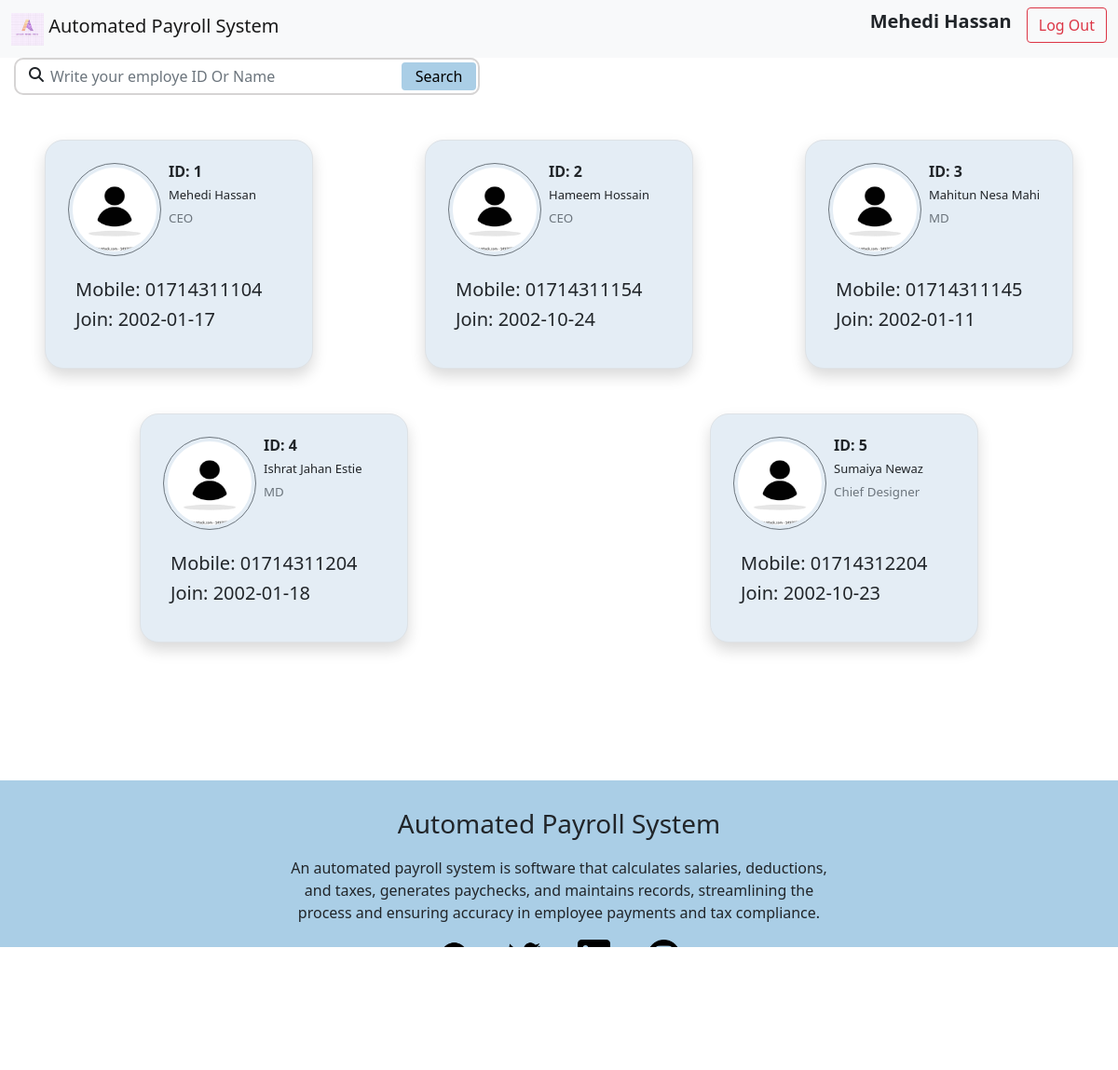
/allemployeeu.php (signed in), run on the app's committed database.
### tables this page shows
CREATE TABLE `emp_info` (
  `emp_id` int(11) NOT NULL,
  `email` varchar(255) NOT NULL,
  `password` varchar(12) NOT NULL,
  `name` varchar(255) NOT NULL,
  `designation` varchar(255) NOT NULL,
  `joining_date` date DEFAULT NULL,
  `address` varchar(255) NOT NULL,
  `mobile` varchar(15) NOT NULL
);

### allemployeeu.php (the view, shortened to what this page needs)
<?php
  if (isset($_SESSION['user'])) {
      $user = $_SESSION['user'];
  } else {
      header("Location: login.php");
      exit();
  }
  require_once "config.php";
  $eId=$user['emp_id'];
  $sql = "SELECT * FROM `emp_info` WHERE emp_id='$eId' ";
    $result = $conn->query($sql);
    $row = $result->fetch_assoc() ;
?>
<!DOCTYPE html>
<html lang="en">
<head>
    <link href="https://cdn.jsdelivr.net/npm/bootstrap@5.0.2/dist/css/bootstrap.min.css" rel="stylesheet"
>
    <link rel="stylesheet" href="./css/navbar_footer_style.css">
</head>
<body >
    <nav class="navbar navbar-light bg-light">
        <div class="container-fluid">
          <a class="navbar-brand" href="welcome_employee.php">
          <img src="./logos/logo.jpg" alt="" width="35" height="35"
        class=" align-text-top ">
          Automated Payroll System</a>
          <div class="d-flex">
            <?php
              echo '<p class="fw-bold fs-5 me-3">' . $row['name'] . '</p>';
            ?>
            <a href="logout.php" class="text-decoration-none" onclick="return confirm('Are you sure you want to log out?')"> <button class="btn btn-outline-danger" type="button">Log Out</button></a>
         </div>
        </div>
      </nav>
           <div >
                <div  style="margin-left: 15px; align-items: center;">
                    <div class="col-md-8 d-flex">
                        <div class="search" style="width: 500px;">
                            <i class="fa fa-search"></i>
                            <form action="allemployeeu.php" method="post">
                                <input type="text" id="search" name="search" class="form-control" placeholder="Write your employe ID Or Name">
                            <button class=" button rounded" >Search</button>
                            </form>
                        </div>
                    </div>
                </div>
            </div>
       <div class="row mt-5">
       <?php
$sql1 = "SELECT * FROM `emp_info`";
$result1 = $conn->query($sql1);
if ($result1->num_rows > 0) {
    while ($row = $result1->fetch_assoc()) {
?>
        <div class="col-4 mx-auto mb-5" style="width: 33%;">
            <div class="card border p-3 shadow mx-auto" style="width: 18rem; padding: 0; border-radius: 20px; background-color:rgb(228, 237, 245)">
                <div class="d-flex">
                    <img class="rounded-circle float-left m-2 p-1 border border-1 border-secondary" style="width: 100px; height: 100px;" src="./logos/person.jpg" alt="Employee Image">
                    <div class="my-2">
                        <h6><b>ID: <?php echo $row['emp_id']; ?></b></h6>
                        <h6 style="font-size: small;"><?php echo $row['name']; ?></h6>
                        <h6 style="font-size: smaller;" class="text-muted"><?php echo $row['designation']; ?></h6>
                    </div>
                </div>
                <div class="card-body">
                    <h5 class="card-title">Mobile: <span class="salary"><?php echo $row['mobile']; ?></span></h5>
                    <h5 class="card-title">Join: <?php echo $row['joining_date']; ?></h5>
                </div>
            </div>
        </div>
<?php
    }
} else {
    echo "<p>No employees found.</p>";
}
?>
       </div>
  <footer>
    <div>
        <div>
            <h3>Automated Payroll System</h3>
            <p> An automated payroll system is software that calculates salaries, deductions, and taxes, generates
                paychecks, and maintains records, streamlining the process and ensuring accuracy in employee
                payments and tax compliance.</p>
            <div>
                <ul class=”socials”>
                    <li><img src="./logos/367582_facebook_social_icon.png" alt="" width="35" height="35"
                            class="d-inline-block align-text-top "></li>
                    <li><img src="./logos/5305170_bird_social media_social network_tweet_twitter_icon.png" alt=""
                            width="35" height="35" class="d-inline-block align-text-top "></li>
                    <li><img src="./logos/5282542_linkedin_network_social network_linkedin logo_icon.png" alt=""
                            width="35" height="35" class="d-inline-block align-text-top "></li>
                    <li><img src="./logos/5279112_camera_instagram_social media_instagram logo_icon.png" alt=""
                            width="35" height="35" class="d-inline-block align-text-top "></li>
                </ul>
            </div>
            <h3>Copyright @ 2024 by The Great Group Of Lazys</h3>
        </div>
    </div>
  </footer>
</body>
</html>

### css/navbar_footer_style.css (style rules this page uses)
.search { position: relative; }
.search input { height: 40px; text-indent: 25px; border: 2px solid #d6d4d4; border-radius: 10px; }
.search .fa-search { position: absolute; top: 10px; left: 16px; }
.search button { position: absolute; top: 5px; right: 4px; height: 30px; width: 80px; background: rgb(170, 206, 230); border: 2px solid rgb(170, 206, 230); border-radius: 25px; }
footer { height: 300px; background-color: rgb(170, 206, 230); margin-top: 100px; }
footer>div { display: flex; justify-content:space-around; }
footer>div>div { width: 50%; }
footer>div>div>h3 { text-align: center; padding-top: 30px; }
footer>div>div>p { text-align: center; padding-top: 10px; }
footer>div>div>div>ul { width: 50%; margin: auto; padding-left: 0px; list-style: none; display: flex; justify-content: space-around; }

### data on the page
emp_info: name "Mehedi Hassan", emp_id "1", designation "CEO", mobile "01714311104", joining_date "2002-01-17"
emp_info: emp_id "2", name "Hameem Hossain", designation "CEO", mobile "01714311154", joining_date "2002-10-24"
emp_info: emp_id "3", name "Mahitun Nesa Mahi", designation "MD", mobile "01714311145", joining_date "2002-01-11"
emp_info: emp_id "4", name "Ishrat Jahan Estie", designation "MD", mobile "01714311204", joining_date "2002-01-18"
emp_info: emp_id "5", name "Sumaiya Newaz", designation "Chief Designer", mobile "01714312204", joining_date "2002-10-23"
